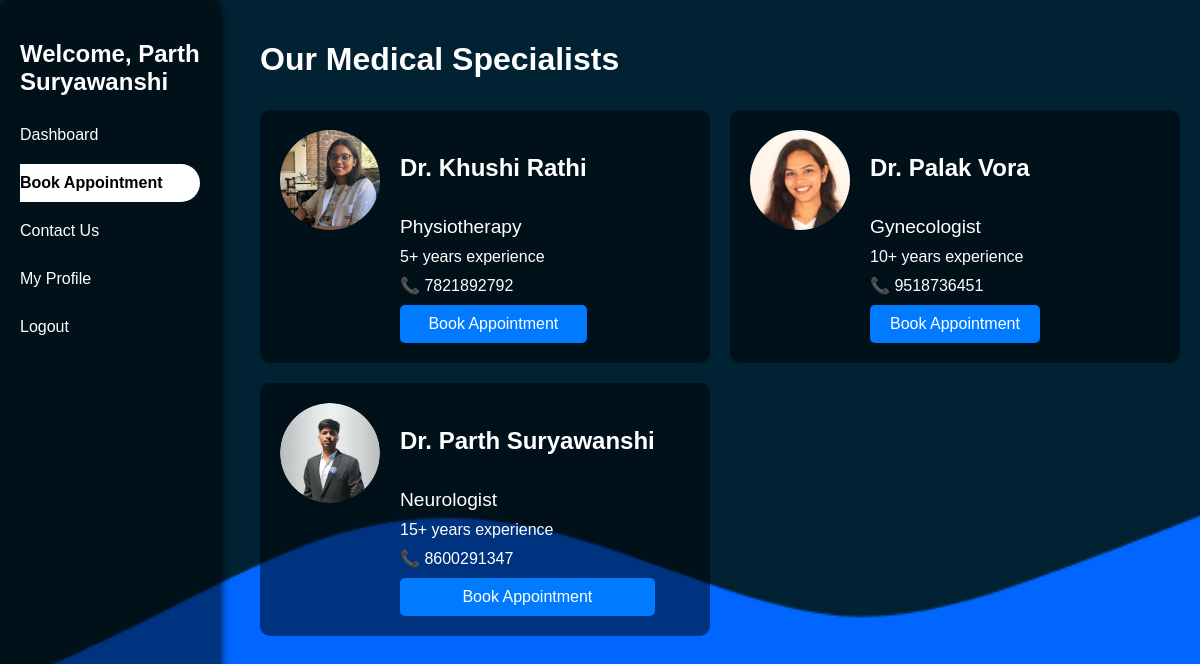
The app's page /user/doctors.php (signed in), older data.
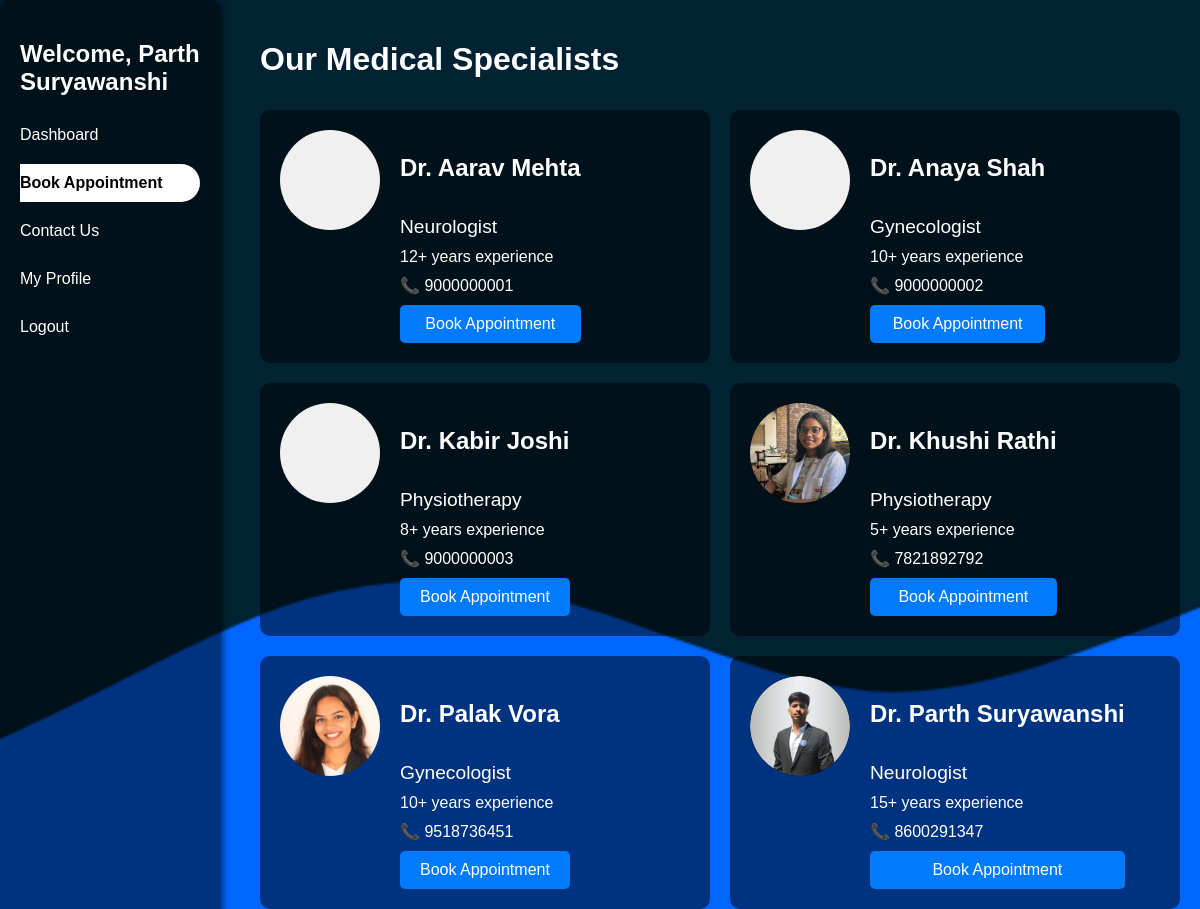
The same page, newer data.
### tables this page shows
CREATE TABLE doctors (
  doctor_id int NOT NULL AUTO_INCREMENT,
  `name` varchar(255) NOT NULL,
  specialization varchar(255) NOT NULL,
  experience int NOT NULL,
  contact_details varchar(255) NOT NULL,
  created_at timestamp NULL DEFAULT CURRENT_TIMESTAMP,
  photo varchar(255) DEFAULT NULL,
  PRIMARY KEY (doctor_id)
);

### user/doctors.php (the view, shortened to what this page needs)
<?php
require_once '../includes/db_connection.php';
$doctors = [];
try {
    $stmt = $pdo->query("SELECT * FROM doctors ORDER BY name");
    $doctors = $stmt->fetchAll();
} catch (PDOException $e) {
    error_log('User doctors fetch failed: ' . $e->getMessage());
    $error = "Unable to load doctors right now.";
}
?>
<!DOCTYPE html>
<html lang="en">
<head>
    <link href="../assets/css/style.css" rel="stylesheet">
</head>
<body>
    <div class="dashboard-container">
        <div class="user-sidebar">
            <h2>Welcome, <?= htmlspecialchars($_SESSION['name']) ?></h2>
            <nav>
                <a href="dashboard.php" class="nav-link">Dashboard</a>
                <a href="doctors.php" class="nav-link active">Book Appointment</a>
                <a href="contact.php" class="nav-link">Contact Us</a>
                <a href="profile.php" class="nav-link">My Profile</a>
                <a href="../auth/logout.php" class="nav-link">Logout</a>
            </nav>
        </div>
        <div class="user-main">
            <h1>Our Medical Specialists</h1>
            <?php if (empty($doctors)): ?>
                <div class="no-doctors">
                    <p>No doctors available at the moment. Please check back later.</p>
                </div>
            <?php else: ?>
                <div class="doctors-grid">
                    <?php foreach ($doctors as $doctor): ?>
                    <div class="doctor-card">
                        <?php if (!empty($doctor['photo'])): ?>
                            <img src="<?= htmlspecialchars($doctor['photo']) ?>"
                                 alt="Dr. <?= htmlspecialchars($doctor['name']) ?>"
                                 class="doctor-photo">
                        <?php else: ?>
                            <div class="doctor-photo" style="background: #f0f0f0;"></div>
                        <?php endif; ?>
                        <div class="doctor-info">
                            <h3 class="doctor-name">
                                Dr. <?= htmlspecialchars($doctor['name']) ?>
                            </h3>
                            <div class="doctor-specialization">
                                <?= htmlspecialchars($doctor['specialization']) ?>
                            </div>
                            <div class="doctor-experience">
                                <?= $doctor['experience'] ?>+ years experience
                            </div>
                            <div class="doctor-contact">
                                📞 <?= htmlspecialchars($doctor['contact_details']) ?>
                            </div>
                            <a href="book_appointment.php?doctor_id=<?= $doctor['doctor_id'] ?>"
                               class="btn">
                                Book Appointment
                            </a>
                        </div>
                    </div>
                    <?php endforeach; ?>
                </div>
            <?php endif; ?>
        </div>
    </div>
</body>
</html>

Row changes from the older to the newer data that the page shows:
added doctors: name "Aarav Mehta", specialization "Neurologist", experience "12", contact_details "9000000001"
added doctors: name "Anaya Shah", specialization "Gynecologist", experience "10", contact_details "9000000002"
added doctors: name "Kabir Joshi", specialization "Physiotherapy", experience "8", contact_details "9000000003"
